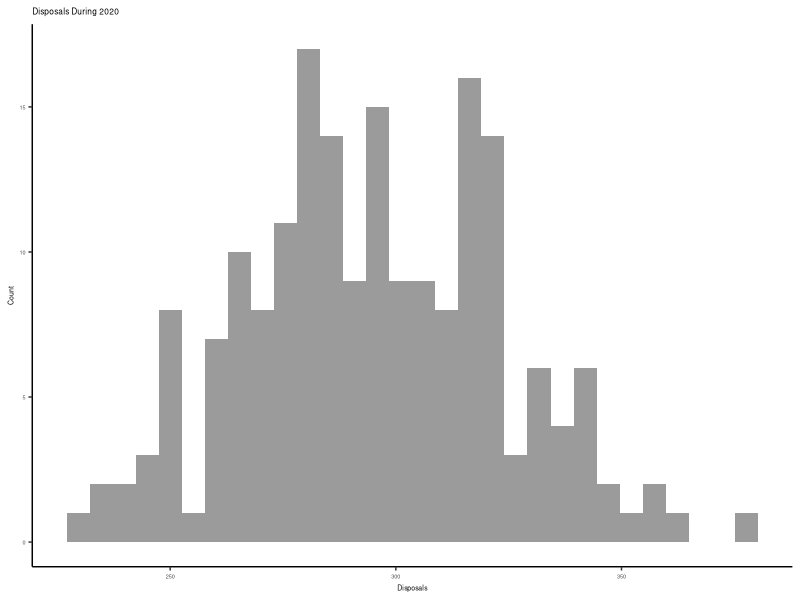
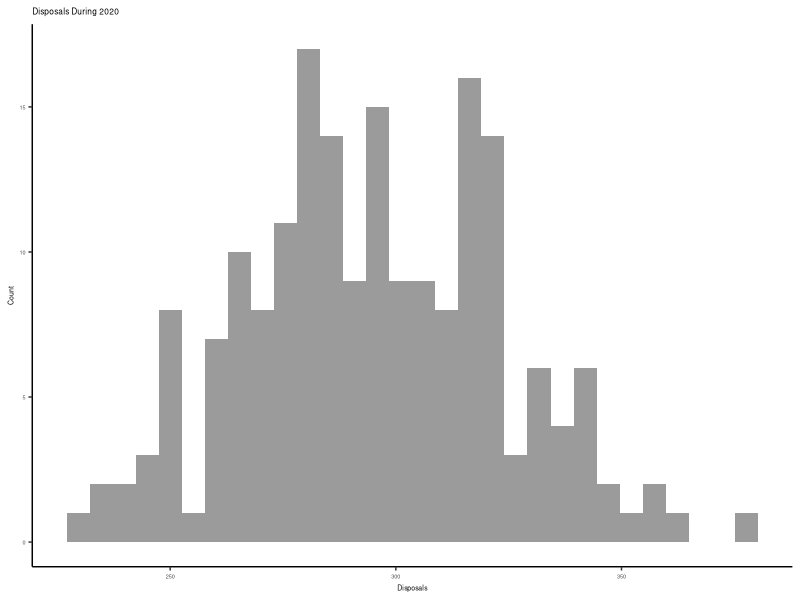

Here is the R script that generated these plots, in order:
# Import libraries
library(ggplot2)
library(dplyr)
library(data.table)

df <- fread("2020_AFLSeason_Stats.csv")

# PLot Number of Disposals during the 2020 Season
palette = c("#999999", "#E69F00", "#56B4E9", "#643A71")
theme_set(
  theme_classic(base_size = 7)
)

px <- ggplot(data=df, aes(Disposals))+
  geom_histogram(aes(fill=Disposals), alpha=0.6, position="identity")+
  theme_classic()+
  theme(text = element_text(size = 5),
        legend.key.size = unit(.3,"cm"))+
  xlab("Disposals")+
  ylab("Count")+
  ggtitle("Disposals During 2020")+
  scale_fill_manual("Disposals",values=palette)
px  
ggsave("disposals_plot.png",px, device = "png", width=3,height=1.5,dpi=300)